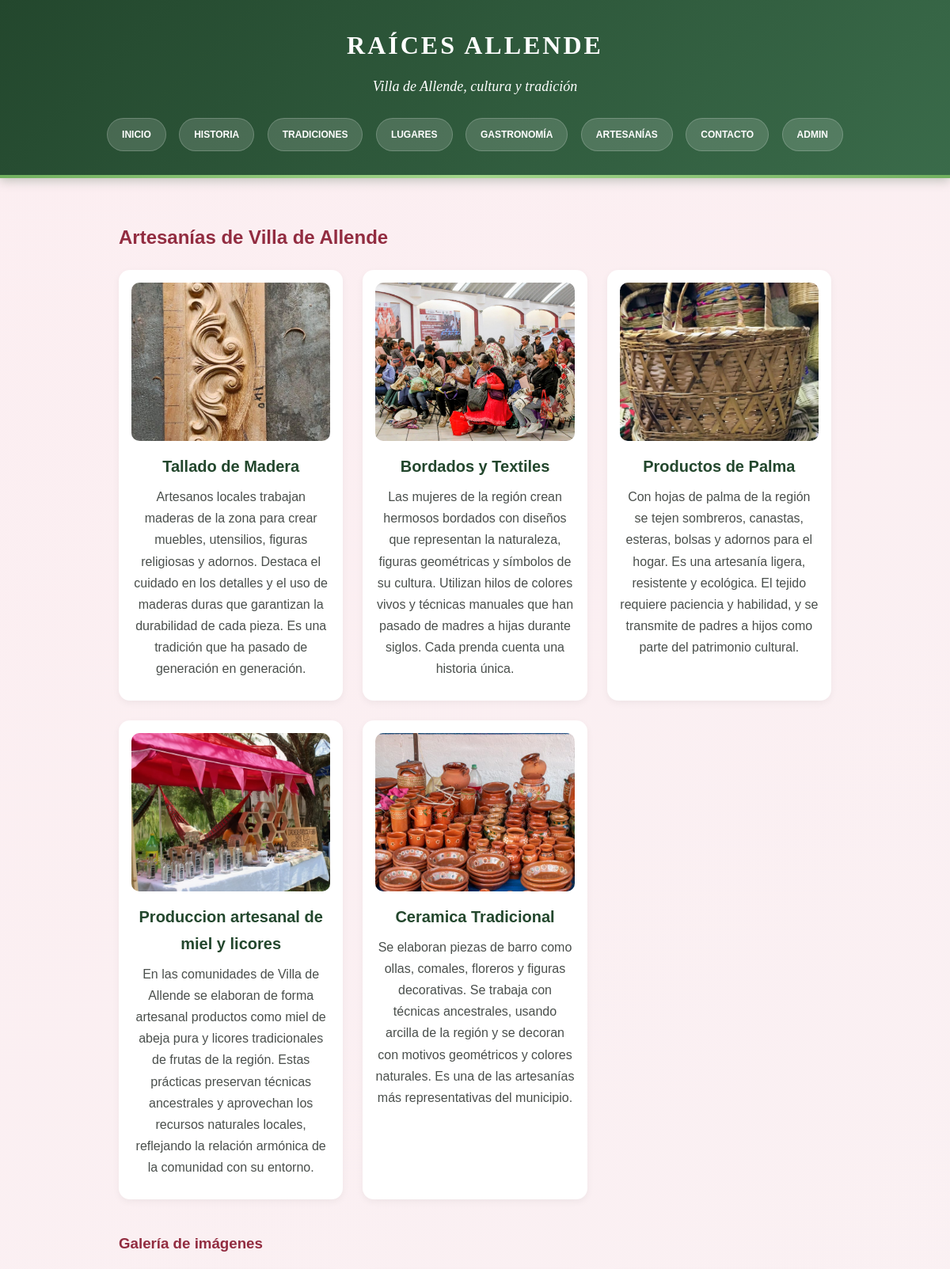
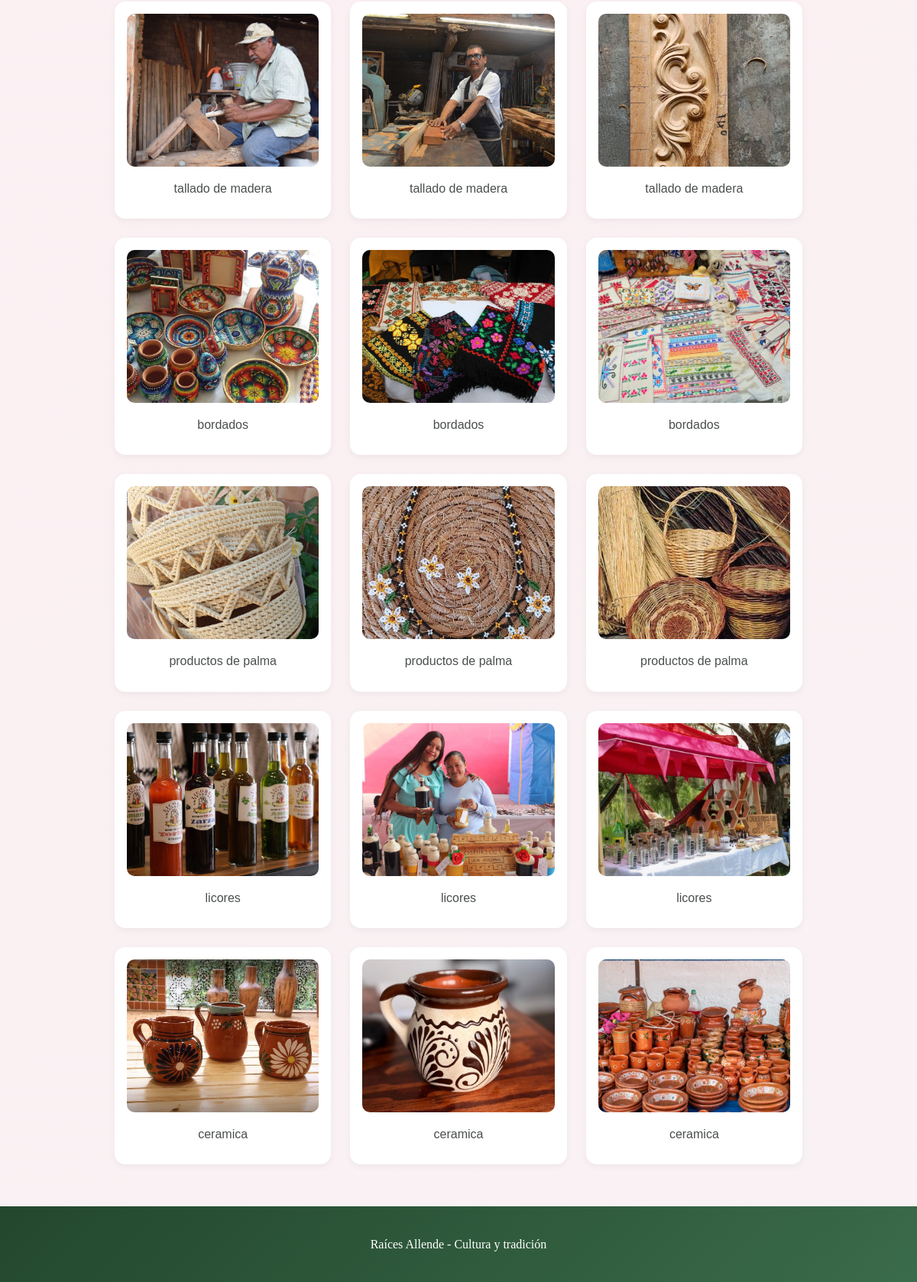
/artesanias/, run on the app's committed database (2 pictures, top to bottom).
### principal/models.py (models this page shows, shortened)
class CulturaAficion(models.Model):
    nombre = models.CharField(max_length=200)
    descripcion = models.TextField()
    imagen = models.ImageField(upload_to="cultura/", blank=True)

class Galeria(models.Model):
    seccion = models.CharField(max_length=50, choices=[
        ('lugares', 'Lugares Turísticos'),
        ('gastronomia', 'Gastronomía'),
        ('tradiciones', 'Tradiciones'),
        ('artesanias', 'Artesanías'),
    ])
    elemento_id = models.IntegerField(null=True,blank=True)
    imagen = models.ImageField(upload_to="galeria/")
    titulo = models.CharField(max_length=200, blank=True)

### principal/views.py (the view)
# urls.py: path('artesanias/', views.artesanias, name='artesanias'),
def artesanias(request):
    lista = CulturaAficion.objects.all()
    galeria = Galeria.objects.filter(seccion='artesanias')
    contexto = {
        "titulo": "Artesanías",
        "elementos": lista,
        "galeria_artesanias": galeria
    }
    return render(request, 'principal/artesanias.html', contexto)

### principal/templates/principal/artesanias.html (shortened to what this page needs)
{% extends "principal/base.html" %}
{% block contenido %}
<h2>Artesanías de Villa de Allende</h2>
<div class="tarjetas">
    {% for item in elementos %}
    <article class="tarjeta">
        {% if item.imagen %}
        <img src="{{ item.imagen.url }}" alt="{{ item.nombre }}" class="imagen-tarjeta">
        {% endif %}
        <h3>{{ item.nombre }}</h3>
        <p>{{ item.descripcion }}</p>
    </article>
    {% empty %}
    <p>No hay registros de artesanías todavía.</p>
    {% endfor %}
</div>
<div style="margin-top: 40px;">
    <h3>Galería de imágenes</h3>
    <div class="tarjetas">
        {% for foto in galeria_artesanias %}
        <div class="tarjeta">
            <img src="{{ foto.imagen.url }}" alt="{{ foto.titulo }}" class="imagen-tarjeta foto-galeria" onclick="abrirVisor(this.src, this)">
            {% if foto.titulo %}<p>{{ foto.titulo }}</p>{% endif %}
        </div>
        {% empty %}
        <p>No hay fotos en la galería todavía.</p>
        {% endfor %}
    </div>
</div>
{% endblock %}

### static/css/estilos.css (style rules this page uses)
body { margin:0; font-family: Verdana, Arial, sans-serif; background: linear-gradient(120deg, #f7f4ee, #fff9f0); color:#2f332e; line-height:1.7; min-height: 100vh; }
.imagen-tarjeta { width: 100%; height: 200px; object-fit: cover; border-radius: 10px; display: block; margin: 0 auto 15px auto; transition: transform 0.4s ease; }
.tarjetas { display: grid; grid-template-columns: repeat(auto-fit, minmax(280px, 1fr)); gap: 25px; }
.tarjeta { text-align: center; padding: 15px; background: #fff; border-radius: 14px; box-shadow: 0 3px 10px rgba(0,0,0,0.05); transition: all 0.35s ease; border: 1px solid transparent; }
.tarjeta h3 { color: #23472d; margin: 12px 0 8px; font-size: 20px; }
.tarjeta p { color: #4a4f4c; margin: 0 0 10px; }
body { background: linear-gradient(145deg, #f5f0e8, #faf7f2); }
h2 { color: #5c4033; }
h2::after { background: #b8a88c; }
h3 { color: #5c4033; border-bottom-color: #d9c7b8; }
body { background: linear-gradient(145deg, #fff6e8, #fff9f2); }
h2 { color: #8b4513; }
h2::after { background: #d4a574; }
h3 { color: #8b4513; border-bottom-color: #e8d4bc; }
body { background: linear-gradient(145deg, #eaf6e8, #f7f4ee); }
body { background: linear-gradient(145deg, #fceef1, #f9f2f4); }
h2 { color: #922c40; }
h2::after { background: #d47a8c; }
h3 { color: #922c40; border-bottom-color: #f9e7eb; }
.foto-galeria { cursor: pointer; transition: transform 0.2s ease; }

### data on the page
CulturaAficion: imagen (picture), nombre "Tallado de Madera", descripcion "Artesanos locales trabajan maderas de la zona para crear muebles, utensilios, figuras religiosas y adornos. Destaca el cuidado en los detalles y el uso de maderas duras que garantizan la durabilidad de cada pieza. Es una tradición que ha pasado de generación en generación."
CulturaAficion: imagen (picture), nombre "Bordados y Textiles", descripcion "Las mujeres de la región crean hermosos bordados con diseños que representan la naturaleza, figuras geométricas y símbolos de su cultura. Utilizan hilos de colores vivos y técnicas manuales que han pasado de madres a hijas durante siglos. Cada prenda cuenta una historia única."
CulturaAficion: imagen (picture), nombre "Productos de Palma", descripcion "Con hojas de palma de la región se tejen sombreros, canastas, esteras, bolsas y adornos para el hogar. Es una artesanía ligera, resistente y ecológica. El tejido requiere paciencia y habilidad, y se transmite de padres a hijos como parte del patrimonio cultural."
CulturaAficion: imagen (picture), nombre "Produccion artesanal de miel y licores", descripcion "En las comunidades de Villa de Allende se elaboran de forma artesanal productos como miel de abeja pura y licores tradicionales de frutas de la región. Estas prácticas preservan técnicas ancestrales y aprovechan los recursos naturales locales, reflejando la relación armónica de la comunidad con su entorno."
CulturaAficion: imagen (picture), nombre "Ceramica Tradicional", descripcion "Se elaboran piezas de barro como ollas, comales, floreros y figuras decorativas. Se trabaja con técnicas ancestrales, usando arcilla de la región y se decoran con motivos geométricos y colores naturales. Es una de las artesanías más representativas del municipio."
Galeria: imagen (picture), titulo "tallado de madera"
Galeria: imagen (picture), titulo "tallado de madera"
Galeria: imagen (picture), titulo "tallado de madera"
Galeria: imagen (picture), titulo "bordados"
Galeria: imagen (picture), titulo "bordados"
Galeria: imagen (picture), titulo "bordados"
Galeria: imagen (picture), titulo "productos de palma"
Galeria: imagen (picture), titulo "productos de palma"
Galeria: imagen (picture), titulo "productos de palma"
Galeria: imagen (picture), titulo "licores"
Galeria: imagen (picture), titulo "licores"
Galeria: imagen (picture), titulo "licores"
Galeria: imagen (picture), titulo "ceramica"
Galeria: imagen (picture), titulo "ceramica"
Galeria: imagen (picture), titulo "ceramica"
